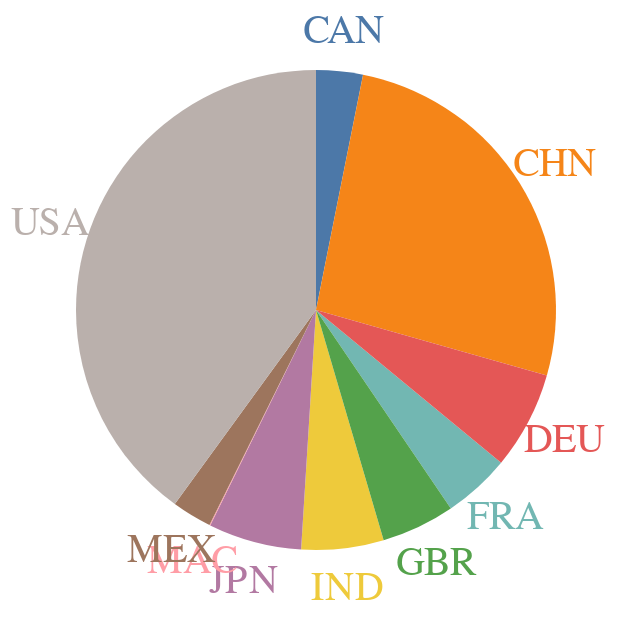

The notebook cell saved with this chart:
### Code cell
base = alt.Chart(df_tmp).encode(
    alt.Theta("2023:Q").stack(True),
    alt.Color("ISO:N").legend(None)
).interactive()

pie = base.mark_arc(outerRadius=120)
text = base.mark_text(radius=140, size=20).encode(text="ISO:N")

pie + text

### Figure 1 — Vega-Lite specification as saved in the notebook (floating-point values rounded to 4 significant figures)
{"config": {"view": {"continuousWidth": 300, "continuousHeight": 300}}, "layer": [{"mark": {"type": "arc", "outerRadius": 120}, "encoding": {"color": {"field": "ISO", "legend": null, "type": "nominal"}, "theta": {"field": "2023", "stack": true, "type": "quantitative"}}, "name": "view_1"}, {"mark": {"type": "text", "radius": 140, "size": 20}, "encoding": {"color": {"field": "ISO", "legend": null, "type": "nominal"}, "text": {"field": "ISO", "type": "nominal"}, "theta": {"field": "2023", "stack": true, "type": "quantitative"}}}], "data": {"name": "data-e76f2a5e3c420943cde1407c330c99b8"}, "params": [{"name": "param_12", "select": {"type": "interval", "encodings": ["x", "y"]}, "bind": "scales", "views": ["view_1"]}], "$schema": "https://vega.github.io/schema/vega-lite/v5.8.0.json", "datasets": {"data-e76f2a5e3c420943cde1407c330c99b8": [{"ISO": "CAN", "2023": 2118.0}, {"ISO": "CHN", "2023": 17700.0}, {"ISO": "FRA", "2023": 3049.0}, {"ISO": "DEU", "2023": 4430.0}, {"ISO": "IND", "2023": 3732.0}, {"ISO": "JPN", "2023": 4231.0}, {"ISO": "MAC", "2023": 38.48}, {"ISO": "MEX", "2023": 1811.0}, {"ISO": "GBR", "2023": 3332.0}, {"ISO": "USA", "2023": 26950.0}]}}
